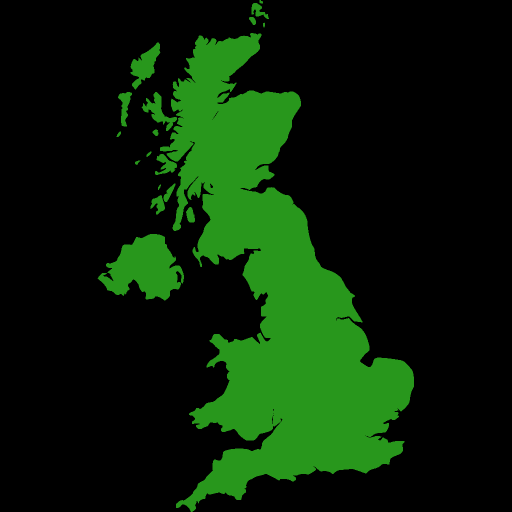
#> input picture map.png, 1024 x 1024 px (shown at 1/2 size)
$ python weather_map.py
#> lines starting #> are read from the running program, lines starting #| are printed output that depends on the picture; after the words box and inside, x2 and y2 are one past the last pixel; in counts of white or black regions, pixels touching at a corner belong together
### get_weather.py
'''Code to get weather data from weatherapi.com and return an image and other information to be shown on the matrix display'''


import requests
import pandas as pd
import geocoder
import sys


def get_weather(location):
    if location == "auto":
        g = geocoder.ip('me')
        # print(g)
        # print(g.latlng)
        latlng = str(g.latlng)
        for i in ["[", "]"," "]:
            latlng = latlng.replace(i, "")
        # print(latlng)
        response = requests.get("http://api.weatherapi.com/v1/current.json?key=e3052fb6b4594c309bb234000220207&q=" + str(latlng))

    else:
        response = requests.get("http://api.weatherapi.com/v1/current.json?key=e3052fb6b4594c309bb234000220207&q=" + str(location))

    norm_response = pd.json_normalize(response.json())
    print(norm_response["current.condition.text"][0])
    icon_url = "https:" + norm_response["current.condition.icon"]
    print(icon_url)
    return icon_url[0]

# [4 lines that do not run on import are left out]

### weather_map.py
''' code to draw a 32x32 image showing where it is raining in the UK
The get_weather.py file has code for requesting the weather from an API given the location
'''


import cv2
import get_weather as gw

map_img = cv2.imread("map.png")
#> map_img is the input picture: shape (1024, 1024, 3); mean B, G, R 6.2, 33.5, 8.9
resized = cv2.resize(map_img, (32,32))
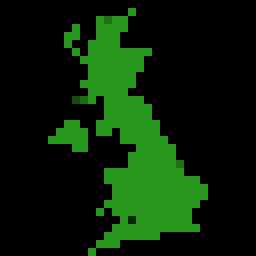
#> resized: shape (32, 32, 3) (shown 8 times larger); mean B, G, R 6.3, 34.2, 9.1
dark_blue = [0, 57, 245]
light_blue = [0, 184, 245]

rgb_color = light_blue
rgb_color.reverse()

resized[16, 16] = rgb_color
#> resized: shape (32, 32, 3); 0.1% of pixels changed, all inside (x1, y1, x2, y2) = (16, 16, 17, 17)
cv2.imwrite("resized_map.png", resized)

gw.get_weather("50.9105, -1.4049")
#> (the call stopped at in get_weather, `response = requests.get("http://api.weatherapi.com/v1/current.json?key..`: the network is not available in this run)
